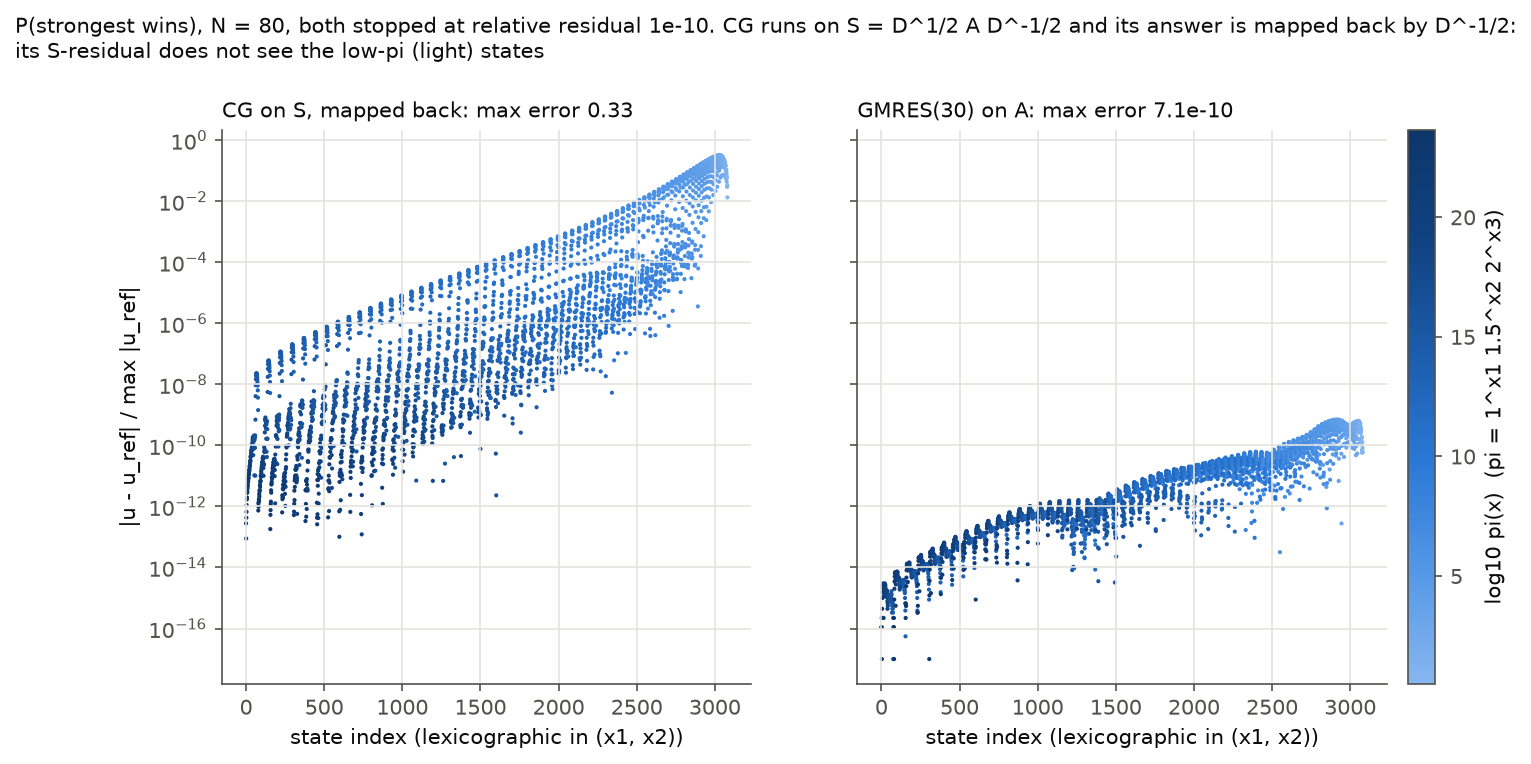

Reproduce this figure in Python.
"""Figure for chunk 10, part B: CG on the symmetrized S is wrong where pi is small; GMRES on A is not.

Bradley-Terry, skills (1, 1.5, 2), N = 80, P(strongest wins). Each dot is one state (lexicographic index), its
height the error |u - u_ref| / max |u_ref| (u_ref = splu on A), its color log10 pi. Both solvers stop at
relative residual 1e-10, CG in the S-residual, GMRES in the A-residual.
Reads results/e10_bt_states_N80.csv only.
    python figures/f10_bt_errors.py [--results DIR] [--outdir DIR]
"""
import argparse
import math
import pathlib

import matplotlib

matplotlib.use("Agg")
import matplotlib.pyplot as plt
import numpy as np
import pandas as pd
from matplotlib.colors import LinearSegmentedColormap

INK, MUTED, GRID = "#0b0b0b", "#52514e", "#e4e3df"
# sequential blue ramp, steps 250 -> 700 (dataviz reference palette): light = small pi, dark = large pi
BLUES = LinearSegmentedColormap.from_list("blues", ["#86b6ef", "#5598e7", "#2a78d6", "#1c5cab", "#104281",
                                                    "#0d366b"])
FLOOR = 1e-17  # exact zeros are drawn here


def style(ax):
    ax.grid(color=GRID, linewidth=0.8, which="major")
    for side in ("top", "right"):
        ax.spines[side].set_visible(False)
    for side in ("left", "bottom"):
        ax.spines[side].set_color(MUTED)
    ax.tick_params(colors=MUTED, which="both")


def main():
    parser = argparse.ArgumentParser()
    parser.add_argument("--results", default="results")
    parser.add_argument("--outdir", default="figures")
    args = parser.parse_args()
    df = pd.read_csv(pathlib.Path(args.results) / "e10_bt_states_N80.csv")
    lp10 = df["log_pi"].to_numpy() / math.log(10)
    idx = np.arange(len(df))

    fig, axes = plt.subplots(1, 2, figsize=(12, 4.8), dpi=150, sharey=True)
    for ax, col, title in ((axes[0], "err_cg_S", "CG on S, mapped back"),
                           (axes[1], "err_gmres_A", "GMRES(30) on A")):
        err = np.maximum(df[col].to_numpy(), FLOOR)
        sc = ax.scatter(idx, err, c=lp10, cmap=BLUES, s=4, linewidths=0, rasterized=True)
        ax.set_yscale("log")
        ax.set_xlabel("state index (lexicographic in (x1, x2))", color=INK)
        ax.set_title(f"{title}: max error {df[col].max():.2g}", color=INK, fontsize=10, loc="left")
        style(ax)
    axes[0].set_ylabel("|u - u_ref| / max |u_ref|", color=INK)
    cb = fig.colorbar(sc, ax=axes, pad=0.015)
    cb.set_label("log10 pi(x)  (pi = 1^x1 1.5^x2 2^x3)", color=INK)
    cb.ax.tick_params(colors=MUTED)
    cb.outline.set_edgecolor(MUTED)
    fig.suptitle("P(strongest wins), N = 80, both stopped at relative residual 1e-10. CG runs on S = D^1/2 A D^-1/2 "
                 "and its answer is mapped back by D^-1/2:\nits S-residual does not see the low-pi (light) states",
                 color=INK, fontsize=10, x=0.01, y=1.04, ha="left")
    outdir = pathlib.Path(args.outdir)
    outdir.mkdir(parents=True, exist_ok=True)
    path = outdir / "f10_bt_errors.png"
    fig.savefig(path, bbox_inches="tight")
    print(f"wrote {path}")


if __name__ == "__main__":
    main()
